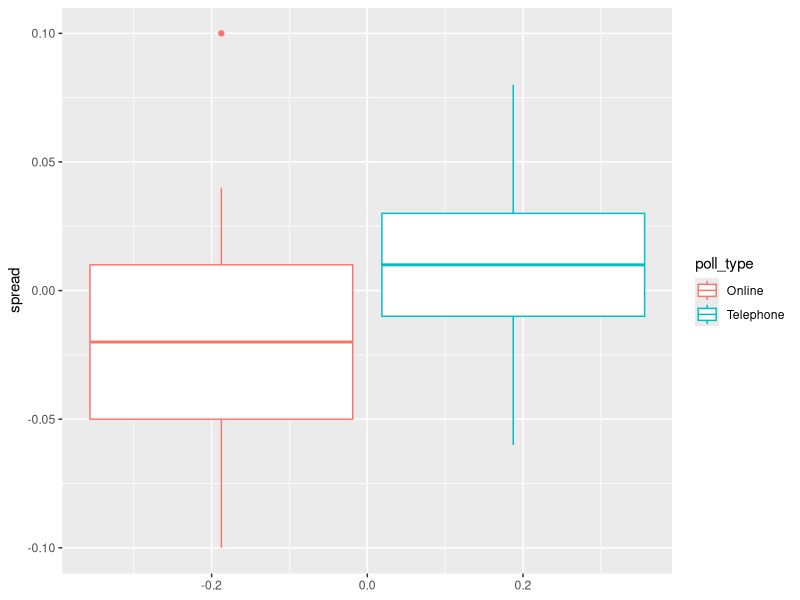

Write R code to recreate this figure.
library(tidyverse)
options(digits = 3)
library(dslabs)
data(brexit_polls)
library(ggplot2)

p <- 0.481    # official proportion voting "Remain"
d <- 2*p-1    # official spread

# The final proportion of voters choosing "Remain" was 𝑝=0.481. Consider a poll
# with a sample of 𝑁=1500 voters.
# What is the expected total number of voters in the sample choosing "Remain"?

N = 1500

total_N_remain = N *  p
total_N_remain

# What is the standard error of the total number of voters in the sample 
#choosing "Remain"?

se_total = sqrt(N*p*(1-p))
se_total

# What is the expected value of  𝑋̂  , the proportion of "Remain" voters?

p

# What is the standard error of  𝑋̂  , the proportion of "Remain" voters?
se_remain = sqrt(p* (1 - p)) / total_N_remain
se_remain


# What is the expected value of  𝑑 , the spread between the
# proportion of "Remain" voters and "Leave" voters?

d

#What is the standard error of  𝑑 , the spread between the
# proportion of "Remain" voters and "Leave" voters?

se_spread = 2*sqrt(p*(1-p)/N)
se_spread


# Calculate x_hat for each poll, the estimate of the proportion of
# voters choosing "Remain" on the referendum day ( 𝑝=0.481 )
# , given the observed spread and the relationship  𝑑̂ =2𝑋̂ −
# 1 . Use mutate to add a variable x_hat to the brexit_polls object by
# filling in the skeleton code below:

brexit_polls <- brexit_polls %>%
  mutate(x_hat = (spread + 1)/2)


# What is the average of the observed spreads (spread)?
mean(brexit_polls$spread)


#What is the standard deviation of the observed spreads?

sd(brexit_polls$spread)

# What is the standard deviation of the observed spreads?
mean(brexit_polls$x_hat)


# What is the average of x_hat, the estimates of the parameter  𝑝 ?

sd(brexit_polls$x_hat)

#Consider the first poll in brexit_polls, a YouGov poll run on the 
# same day as the Brexit referendum:

first_poll = brexit_polls[1,]

N = first_poll$samplesize
x_hat = first_poll$x_hat

se_hat_first_poll = sqrt(x_hat * (1  - x_hat)/ N)

ci = x_hat + c(-qnorm(0.975), qnorm(0.975)) * se_hat_first_poll

ci

!between(0.5, x_hat - qnorm(.975)*se_hat_first_poll, x_hat + qnorm(.975)*se_hat_first_poll)    # predicts winner
between(0.481, x_hat - qnorm(.975)*se_hat_first_poll, x_hat + qnorm(.975)*se_hat_first_poll)    # does not cover p

# Create the data frame june_polls containing only Brexit polls
# ending in June 2016 (enddate of "2016-06-01" and later). We will 
# calculate confidence intervals for all polls and determine how many cover 
# the true value of  𝑑 .


june_polls = brexit_polls %>% filter(enddate >= "2016-06-01")

# First, use mutate to calculate a plug-in estimate se_x_hat for the standard
# error of the estimate  SE^[𝑋]  for each poll given its sample size
# and value of  𝑋̂   (x_hat). 


# Second, use mutate to calculate an estimate for the standard error
# of the spread for each poll given the value of se_x_hat



# Then, use mutate to calculate upper and lower bounds for
# 95% confidence intervals of the spread. 



# Last, add a column hit that indicates whether the confidence interval 
# for each poll covers the correct spread  𝑑=−0.038 .

june_polls <- june_polls %>%
  mutate(se_x_hat = sqrt(x_hat*(1-x_hat)/samplesize),
         se_spread = 2*se_x_hat,
         ci_lower_spread = spread - qnorm(0.975)*se_spread,
         ci_upper_spread = spread + qnorm(0.975)*se_spread)

# What proportion of polls have a confidence interval that covers the value 0?

mean(june_polls$ci_lower_spread < 0 & june_polls$ci_upper_spread > 0)

# What proportion of polls predict "Remain" (confidence interval entirely above 0)?

mean(june_polls$ci_lower_spread > 0)


# What proportion of polls have a confidence interval covering the true value of d?
june_polls <- june_polls %>%
  mutate(hit = (2*p-1 > ci_lower_spread) & (2*p-1 < ci_upper_spread))
mean(june_polls$hit)


# Group and summarize the june_polls object by pollster to find
# the proportion of hits for each pollster and the number of polls 
# per pollster. Use arrange to sort by hit rate.

june_polls_group_by = june_polls %>% group_by(pollster) %>% summarize(hits_proportion = mean(hit), n = n())

# Make a boxplot of the spread in june_polls by poll type.

june_polls_group_by = june_polls %>% group_by(poll_type)

ggplot(june_polls, aes(y = spread, color = poll_type)) + geom_boxplot() 
